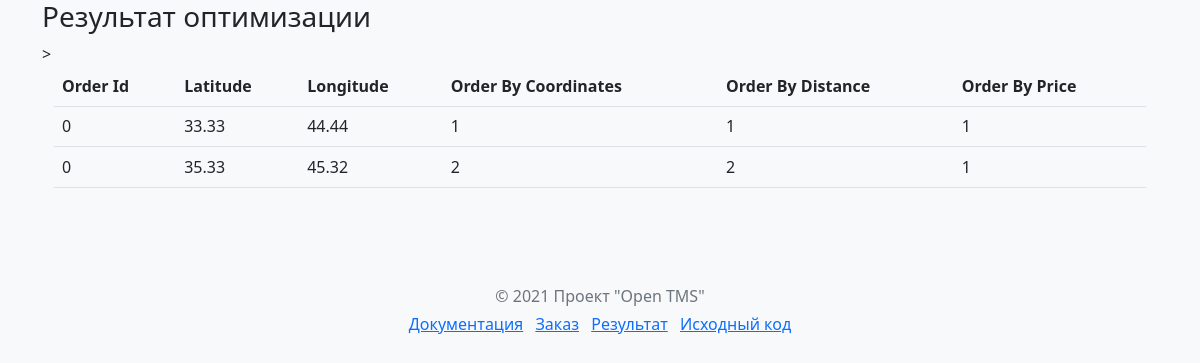
The page /result on the database as committed earlier.
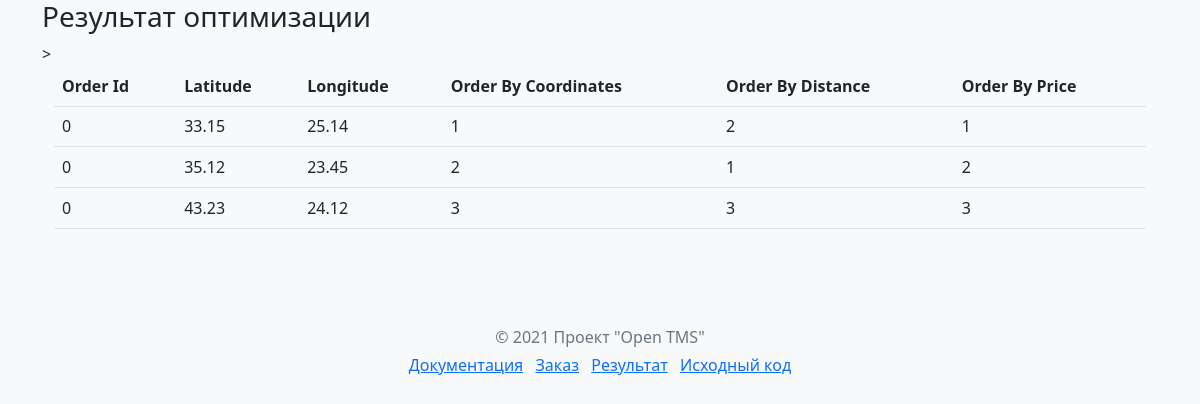
The same page on the database as committed later.
### main/models.py (models this page shows)
class Route(models.Model):
    order_id = models.IntegerField('order_id', default=0)
    latitude = models.FloatField('latitude', default=0.0)
    longitude = models.FloatField('longitude', default=0.0)
    orderby_coordinates = models.IntegerField('orderby_coordinates', default=0)
    orderby_distance = models.IntegerField('orderby_distance', default=0)
    orderby_price = models.IntegerField('orderby_price', default=0)
    class Meta:
        verbose_name = 'Маршрут'
        verbose_name_plural = 'Маршруты'

### main/views.py (the view)
# urls.py: path('result', views.result, name='result')
def result(request):
    route = Route.objects.order_by('orderby_coordinates')
    return render(request, 'main/result.html', {'route': route})

### main/templates/main/result.html (shortened to what this page needs)
{% extends 'main/foundation.html' %}
{% block content %}
<h3>Результат оптимизации</h3>>
<div class="container">
    {% if route %}
    <table class="table">
        <thead>
        <tr>
            <th>Order Id</th>
            <th>Latitude</th>
            <th>Longitude</th>
            <th>Order By Coordinates</th>
            <th>Order By Distance</th>
            <th>Order By Price</th>
        </thead>
        <tbody>
        {% for el in route %}
        <tr>
            <td>{{ el.order_id }}</td>
            <td>{{ el.latitude }}</td>
            <td>{{ el.longitude }}</td>
            <td>{{ el.orderby_coordinates }}</td>
            <td>{{ el.orderby_distance }}</td>
            <td>{{ el.orderby_price }}</td>
        </tr>
        {% endfor %}
    {% else %}
        <p>Записи отсутствуют</p>
    {% endif %}
        </tbody>
    </table>
</div>
{% endblock %}

### main/templates/main/foundation.html (shortened to what this page needs)
<!doctype html>
<html lang="en">
<head>
    <link href="https://cdn.jsdelivr.net/npm/bootstrap@5.0.0/dist/css/bootstrap.min.css"
          rel="stylesheet"
>
</head>
<body class="bg-light">
<div class="container">
    {% block content %}{% endblock %}
    <footer class="my-5 pt-5 text-muted text-center text-small">
        <p class="mb-1">&copy; 2021 Проект "Open TMS"</p>
        <ul class="list-inline">
            <li class="list-inline-item"><a href="{% url 'info' %}">Документация</a></li>
            <li class="list-inline-item"><a href="{% url 'order' %}">Заказ</a></li>
            <li class="list-inline-item"><a href="{% url 'result' %}">Результат</a></li>
            <li class="list-inline-item"><a href="https://github.com/DmitriyKhodykin/OpenTMS">Исходный код</a></li>
        </ul>
    </footer>
</div>
</body>
</html>

Rows that differ between the two databases and show on the page:
removed Route: order_id "0", latitude "33.33", longitude "44.44", orderby_coordinates "1", orderby_distance "1", orderby_price "1"
removed Route: order_id "0", latitude "35.33", longitude "45.32", orderby_coordinates "2", orderby_distance "2", orderby_price "1"
added Route: order_id "0", latitude "33.15", longitude "25.14", orderby_coordinates "1", orderby_distance "2", orderby_price "1"
added Route: order_id "0", latitude "35.12", longitude "23.45", orderby_coordinates "2", orderby_distance "1", orderby_price "2"
added Route: order_id "0", latitude "43.23", longitude "24.12", orderby_coordinates "3", orderby_distance "3", orderby_price "3"
